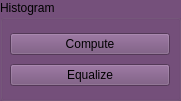
      <widget class="QGroupBox" name="Histogram">
       <property name="geometry">
        <rect>
         <x>40</x>
         <y>0</y>
         <width>181</width>
         <height>101</height>
        </rect>
       </property>
       <property name="palette">
        <palette>
         <active>
          <colorrole role="WindowText">
           <brush brushstyle="SolidPattern">
            <color alpha="255">
             <red>0</red>
             <green>0</green>
             <blue>0</blue>
            </color>
           </brush>
          </colorrole>
          <colorrole role="Button">
           <brush brushstyle="SolidPattern">
            <color alpha="255">
             <red>117</red>
             <green>80</green>
             <blue>123</blue>
            </color>
           </brush>
          </colorrole>
          <colorrole role="Light">
           <brush brushstyle="SolidPattern">
            <color alpha="255">
             <red>176</red>
             <green>120</green>
             <blue>185</blue>
            </color>
           </brush>
          </colorrole>
          <colorrole role="Midlight">
           <brush brushstyle="SolidPattern">
            <color alpha="255">
             <red>146</red>
             <green>100</green>
             <blue>154</blue>
            </color>
           </brush>
          </colorrole>
          <colorrole role="Dark">
           <brush brushstyle="SolidPattern">
            <color alpha="255">
             <red>58</red>
             <green>40</green>
             <blue>61</blue>
            </color>
           </brush>
          </colorrole>
          <colorrole role="Mid">
           <brush brushstyle="SolidPattern">
            <color alpha="255">
             <red>78</red>
             <green>53</green>
             <blue>82</blue>
            </color>
           </brush>
          </colorrole>
          <colorrole role="Text">
           <brush brushstyle="SolidPattern">
            <color alpha="255">
             <red>0</red>
             <green>0</green>
             <blue>0</blue>
            </color>
           </brush>
          </colorrole>
          <colorrole role="BrightText">
           <brush brushstyle="SolidPattern">
            <color alpha="255">
             <red>0</red>
             <green>0</green>
             <blue>0</blue>
            </color>
           </brush>
          </colorrole>
          <colorrole role="ButtonText">
           <brush brushstyle="SolidPattern">
            <color alpha="255">
             <red>0</red>
             <green>0</green>
             <blue>0</blue>
            </color>
           </brush>
          </colorrole>
          <colorrole role="Base">
           <brush brushstyle="SolidPattern">
            <color alpha="255">
             <red>173</red>
             <green>127</green>
             <blue>168</blue>
            </color>
           </brush>
          </colorrole>
          <colorrole role="Window">
           <brush brushstyle="SolidPattern">
            <color alpha="255">
             <red>117</red>
             <green>80</green>
             <blue>123</blue>
            </color>
           </brush>
          </colorrole>
          <colorrole role="Shadow">
           <brush brushstyle="SolidPattern">
            <color alpha="255">
             <red>0</red>
             <green>0</green>
             <blue>0</blue>
            </color>
           </brush>
          </colorrole>
          <colorrole role="AlternateBase">
           <brush brushstyle="SolidPattern">
            <color alpha="255">
             <red>58</red>
             <green>40</green>
             <blue>61</blue>
            </color>
           </brush>
          </colorrole>
          <colorrole role="ToolTipBase">
           <brush brushstyle="SolidPattern">
            <color alpha="255">
             <red>255</red>
             <green>255</green>
             <blue>220</blue>
            </color>
           </brush>
          </colorrole>
          <colorrole role="ToolTipText">
           <brush brushstyle="SolidPattern">
            <color alpha="255">
             <red>0</red>
             <green>0</green>
             <blue>0</blue>
            </color>
           </brush>
          </colorrole>
         </active>
         <inactive>
          <colorrole role="WindowText">
           <brush brushstyle="SolidPattern">
            <color alpha="255">
             <red>0</red>
             <green>0</green>
             <blue>0</blue>
            </color>
           </brush>
          </colorrole>
          <colorrole role="Button">
           <brush brushstyle="SolidPattern">
            <color alpha="255">
             <red>117</red>
             <green>80</green>
             <blue>123</blue>
            </color>
           </brush>
          </colorrole>
          <colorrole role="Light">
           <brush brushstyle="SolidPattern">
            <color alpha="255">
             <red>176</red>
             <green>120</green>
             <blue>185</blue>
            </color>
           </brush>
          </colorrole>
          <colorrole role="Midlight">
           <brush brushstyle="SolidPattern">
            <color alpha="255">
             <red>146</red>
             <green>100</green>
             <blue>154</blue>
            </color>
           </brush>
          </colorrole>
          <colorrole role="Dark">
           <brush brushstyle="SolidPattern">
            <color alpha="255">
             <red>58</red>
             <green>40</green>
             <blue>61</blue>
            </color>
           </brush>
          </colorrole>
          <colorrole role="Mid">
           <brush brushstyle="SolidPattern">
            <color alpha="255">
             <red>78</red>
             <green>53</green>
             <blue>82</blue>
            </color>
           </brush>
          </colorrole>
          <colorrole role="Text">
           <brush brushstyle="SolidPattern">
            <color alpha="255">
             <red>0</red>
             <green>0</green>
             <blue>0</blue>
            </color>
           </brush>
          </colorrole>
          <colorrole role="BrightText">
           <brush brushstyle="SolidPattern">
            <color alpha="255">
             <red>0</red>
             <green>0</green>
             <blue>0</blue>
            </color>
           </brush>
          </colorrole>
          <colorrole role="ButtonText">
           <brush brushstyle="SolidPattern">
            <color alpha="255">
             <red>0</red>
             <green>0</green>
             <blue>0</blue>
            </color>
           </brush>
          </colorrole>
          <colorrole role="Base">
           <brush brushstyle="SolidPattern">
            <color alpha="255">
             <red>173</red>
             <green>127</green>
             <blue>168</blue>
            </color>
           </brush>
          </colorrole>
          <colorrole role="Window">
           <brush brushstyle="SolidPattern">
            <color alpha="255">
             <red>117</red>
             <green>80</green>
             <blue>123</blue>
            </color>
           </brush>
          </colorrole>
          <colorrole role="Shadow">
           <brush brushstyle="SolidPattern">
            <color alpha="255">
             <red>0</red>
             <green>0</green>
             <blue>0</blue>
            </color>
           </brush>
          </colorrole>
          <colorrole role="AlternateBase">
           <brush brushstyle="SolidPattern">
            <color alpha="255">
             <red>58</red>
             <green>40</green>
             <blue>61</blue>
            </color>
           </brush>
          </colorrole>
          <colorrole role="ToolTipBase">
           <brush brushstyle="SolidPattern">
            <color alpha="255">
             <red>255</red>
             <green>255</green>
             <blue>220</blue>
            </color>
           </brush>
          </colorrole>
          <colorrole role="ToolTipText">
           <brush brushstyle="SolidPattern">
            <color alpha="255">
             <red>0</red>
             <green>0</green>
             <blue>0</blue>
            </color>
           </brush>
          </colorrole>
         </inactive>
         <disabled>
          <colorrole role="WindowText">
           <brush brushstyle="SolidPattern">
            <color alpha="255">
             <red>58</red>
             <green>40</green>
             <blue>61</blue>
            </color>
           </brush>
          </colorrole>
          <colorrole role="Button">
           <brush brushstyle="SolidPattern">
            <color alpha="255">
             <red>117</red>
             <green>80</green>
             <blue>123</blue>
            </color>
           </brush>
          </colorrole>
          <colorrole role="Light">
           <brush brushstyle="SolidPattern">
            <color alpha="255">
             <red>176</red>
             <green>120</green>
             <blue>185</blue>
            </color>
           </brush>
          </colorrole>
          <colorrole role="Midlight">
           <brush brushstyle="SolidPattern">
            <color alpha="255">
             <red>146</red>
             <green>100</green>
             <blue>154</blue>
            </color>
           </brush>
          </colorrole>
          <colorrole role="Dark">
           <brush brushstyle="SolidPattern">
            <color alpha="255">
             <red>58</red>
             <green>40</green>
             <blue>61</blue>
            </color>
           </brush>
          </colorrole>
          <colorrole role="Mid">
           <brush brushstyle="SolidPattern">
            <color alpha="255">
             <red>78</red>
             <green>53</green>
             <blue>82</blue>
            </color>
           </brush>
          </colorrole>
          <colorrole role="Text">
           <brush brushstyle="SolidPattern">
            <color alpha="255">
             <red>58</red>
             <green>40</green>
             <blue>61</blue>
            </color>
           </brush>
          </colorrole>
          <colorrole role="BrightText">
           <brush brushstyle="SolidPattern">
            <color alpha="255">
             <red>0</red>
             <green>0</green>
             <blue>0</blue>
            </color>
           </brush>
          </colorrole>
          <colorrole role="ButtonText">
           <brush brushstyle="SolidPattern">
            <color alpha="255">
             <red>58</red>
             <green>40</green>
             <blue>61</blue>
            </color>
           </brush>
          </colorrole>
          <colorrole role="Base">
           <brush brushstyle="SolidPattern">
            <color alpha="255">
             <red>117</red>
             <green>80</green>
             <blue>123</blue>
            </color>
           </brush>
          </colorrole>
          <colorrole role="Window">
           <brush brushstyle="SolidPattern">
            <color alpha="255">
             <red>117</red>
             <green>80</green>
             <blue>123</blue>
            </color>
           </brush>
          </colorrole>
          <colorrole role="Shadow">
           <brush brushstyle="SolidPattern">
            <color alpha="255">
             <red>0</red>
             <green>0</green>
             <blue>0</blue>
            </color>
           </brush>
          </colorrole>
          <colorrole role="AlternateBase">
           <brush brushstyle="SolidPattern">
            <color alpha="255">
             <red>117</red>
             <green>80</green>
             <blue>123</blue>
            </color>
           </brush>
          </colorrole>
          <colorrole role="ToolTipBase">
           <brush brushstyle="SolidPattern">
            <color alpha="255">
             <red>255</red>
             <green>255</green>
             <blue>220</blue>
            </color>
           </brush>
          </colorrole>
          <colorrole role="ToolTipText">
           <brush brushstyle="SolidPattern">
            <color alpha="255">
             <red>0</red>
             <green>0</green>
             <blue>0</blue>
            </color>
           </brush>
          </colorrole>
         </disabled>
        </palette>
       </property>
       <property name="title">
        <string>Histogram</string>
       </property>
       <widget class="QWidget" name="verticalLayoutWidget_12">
        <property name="geometry">
         <rect>
          <x>10</x>
          <y>30</y>
          <width>160</width>
          <height>61</height>
         </rect>
        </property>
        <layout class="QVBoxLayout" name="verticalLayout_12">
         <item>
          <widget class="QPushButton" name="ComputeHistogramButton">
           <property name="text">
            <string>Compute</string>
           </property>
          </widget>
         </item>
         <item>
          <widget class="QPushButton" name="EqualizeHistogramButton">
           <property name="text">
            <string>Equalize</string>
           </property>
          </widget>
         </item>
        </layout>
       </widget>
      </widget>
